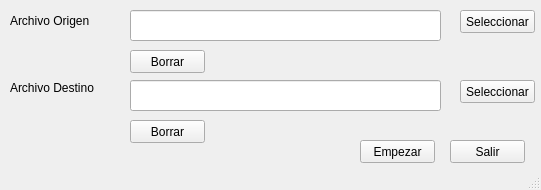
<?xml version="1.0" encoding="UTF-8"?>
<ui version="4.0">
 <class>MainWindow</class>
 <widget class="QMainWindow" name="MainWindow">
  <property name="geometry">
   <rect>
    <x>0</x>
    <y>0</y>
    <width>541</width>
    <height>190</height>
   </rect>
  </property>
  <property name="minimumSize">
   <size>
    <width>0</width>
    <height>0</height>
   </size>
  </property>
  <property name="maximumSize">
   <size>
    <width>541</width>
    <height>245</height>
   </size>
  </property>
  <property name="tabletTracking">
   <bool>false</bool>
  </property>
  <property name="windowTitle">
   <string>Redimensionar</string>
  </property>
  <widget class="QWidget" name="centralwidget">
   <widget class="QPushButton" name="btorigen">
    <property name="geometry">
     <rect>
      <x>460</x>
      <y>10</y>
      <width>75</width>
      <height>23</height>
     </rect>
    </property>
    <property name="text">
     <string>Seleccionar</string>
    </property>
   </widget>
   <widget class="QPushButton" name="btdestino">
    <property name="geometry">
     <rect>
      <x>460</x>
      <y>80</y>
      <width>75</width>
      <height>23</height>
     </rect>
    </property>
    <property name="text">
     <string>Seleccionar</string>
    </property>
   </widget>
   <widget class="QPushButton" name="btempezar">
    <property name="geometry">
     <rect>
      <x>360</x>
      <y>140</y>
      <width>75</width>
      <height>23</height>
     </rect>
    </property>
    <property name="text">
     <string>Empezar</string>
    </property>
   </widget>
   <widget class="QLabel" name="label">
    <property name="geometry">
     <rect>
      <x>10</x>
      <y>10</y>
      <width>91</width>
      <height>21</height>
     </rect>
    </property>
    <property name="text">
     <string>Archivo Origen</string>
    </property>
   </widget>
   <widget class="QLabel" name="label_2">
    <property name="geometry">
     <rect>
      <x>10</x>
      <y>80</y>
      <width>91</width>
      <height>16</height>
     </rect>
    </property>
    <property name="text">
     <string>Archivo Destino</string>
    </property>
   </widget>
   <widget class="QLineEdit" name="txtorigen">
    <property name="geometry">
     <rect>
      <x>130</x>
      <y>10</y>
      <width>311</width>
      <height>31</height>
     </rect>
    </property>
    <property name="readOnly">
     <bool>true</bool>
    </property>
   </widget>
   <widget class="QLineEdit" name="txtsalida">
    <property name="geometry">
     <rect>
      <x>130</x>
      <y>80</y>
      <width>311</width>
      <height>31</height>
     </rect>
    </property>
    <property name="readOnly">
     <bool>true</bool>
    </property>
   </widget>
   <widget class="QLabel" name="seleccioncorrecta">
    <property name="geometry">
     <rect>
      <x>210</x>
      <y>50</y>
      <width>301</width>
      <height>16</height>
     </rect>
    </property>
    <property name="text">
     <string/>
    </property>
   </widget>
   <widget class="QLabel" name="seleccioncorrecta_2">
    <property name="geometry">
     <rect>
      <x>210</x>
      <y>120</y>
      <width>301</width>
      <height>16</height>
     </rect>
    </property>
    <property name="text">
     <string/>
    </property>
   </widget>
   <widget class="QLabel" name="seleccioncorrecta_3">
    <property name="geometry">
     <rect>
      <x>30</x>
      <y>150</y>
      <width>301</width>
      <height>16</height>
     </rect>
    </property>
    <property name="text">
     <string/>
    </property>
   </widget>
   <widget class="QPushButton" name="pushButton">
    <property name="geometry">
     <rect>
      <x>130</x>
      <y>50</y>
      <width>75</width>
      <height>23</height>
     </rect>
    </property>
    <property name="text">
     <string>Borrar</string>
    </property>
   </widget>
   <widget class="QPushButton" name="pushButton_2">
    <property name="geometry">
     <rect>
      <x>130</x>
      <y>120</y>
      <width>75</width>
      <height>23</height>
     </rect>
    </property>
    <property name="text">
     <string>Borrar</string>
    </property>
   </widget>
   <widget class="QPushButton" name="pushButton_3">
    <property name="geometry">
     <rect>
      <x>450</x>
      <y>140</y>
      <width>75</width>
      <height>23</height>
     </rect>
    </property>
    <property name="text">
     <string>Salir</string>
    </property>
   </widget>
  </widget>
  <widget class="QStatusBar" name="statusbar"/>
 </widget>
 <resources/>
 <connections/>
</ui>
